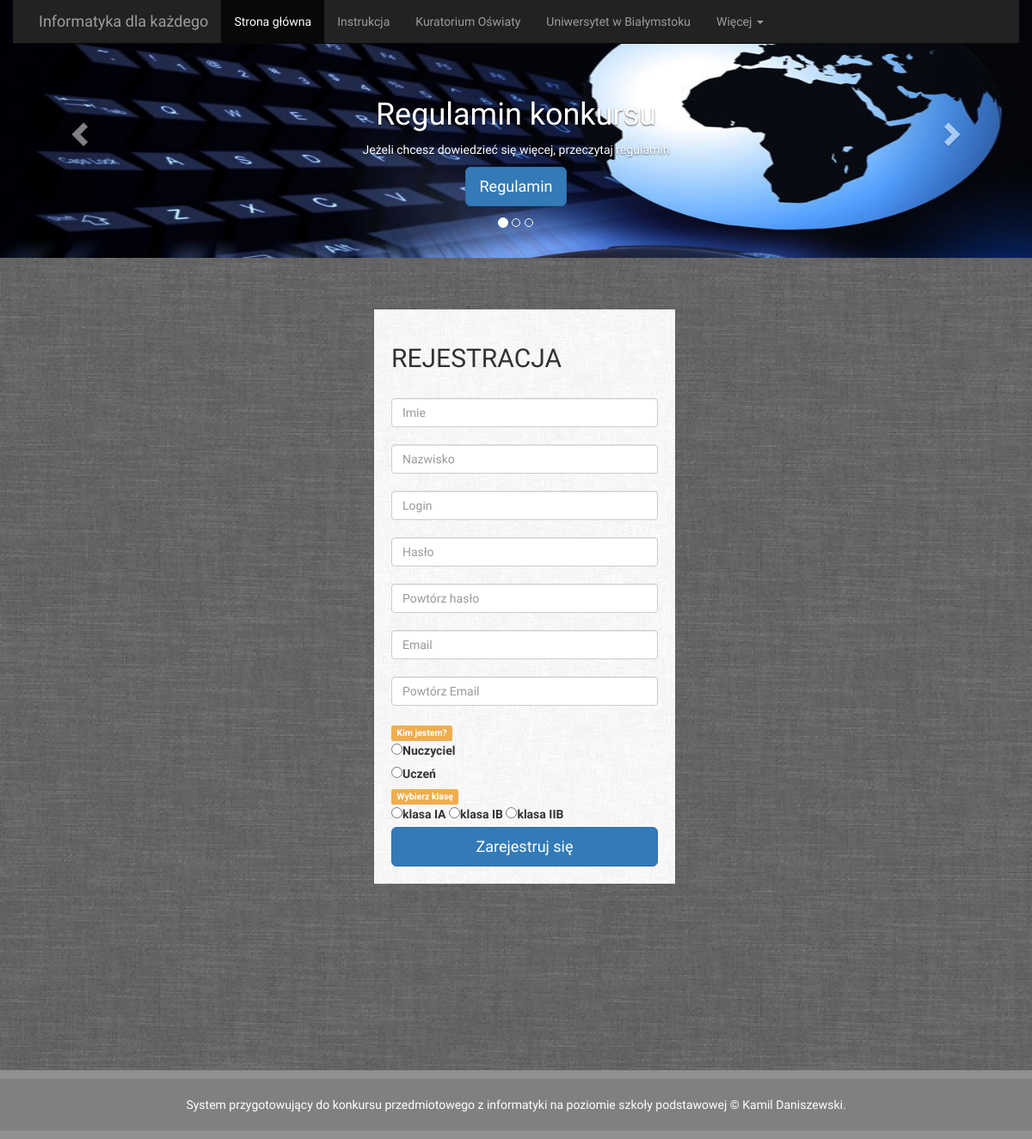
/register.php, run on the app's committed database.
### tables this page shows
CREATE TABLE `klasy` (
  `id_klasy` int(11) NOT NULL,
  `nazwa` text NOT NULL
);

### register.php (the view, shortened to what this page needs)
<?php
require 'conf.php';
require 'header.php';
?>
<div class="container logowanie">
	<div class="row">
		<div class="col-lg-4">
		</div>
		<div class="col-lg-4">
			<div class="container">
						<div class="panel2">
							<form class="form-signin" method="post" action="register.php">
								<h2 class="form-signin-heading">REJESTRACJA</h2>
								<input type="text" name="imie" maxlength="15" id="imie" class="form-control" placeholder="Imie" required autofocus>
								<input type="text" name="nazwisko" maxlength="50" id="nazwisko" class="form-control" placeholder="Nazwisko" required autofocus>
								<input type="text" name="login" maxlength="32" id="login" class="form-control" placeholder="Login" required autofocus>
								<input type="password" name="password" id="inputPassword" class="form-control" placeholder="Hasło" required>
								<input type="password" name="password_v" id="inputPassword_v" class="form-control" placeholder="Powtórz hasło" required>
								<input type="email" name="email" maxlength="255" class="form-control" placeholder="Email" id="email" required>
								<input type="email" name="email_v" maxlength="255" class="form-control" placeholder="Powtórz Email" id="email_v" required>
								<span class="label label-warning">Kim jestem?</span>
									<label>
										<input type="radio" name="role" value="nauczyciel">Nuczyciel
									</label>
									<label>
										<input type="radio" name="role" value="uczen">Uczeń
									</label>
								<span class="label label-warning">Wybierz klasę</span>
								<?php
								$klasy = $db->query("SELECT id_klasy, nazwa FROM klasy ORDER BY nazwa");
								while ($i = $klasy->fetch_assoc()) {
									echo '<label>
										<input type="radio" name="klasa" value="'.$i['id_klasy'].'">'.$i["nazwa"].'
									</label> ';
								} $klasy->free(); ?>
								<button class="btn btn-lg btn-primary btn-block" type="submit">Zarejestruj się</button>
							</form>
						  </div>
			</div>
		</div>
		<div class="col-lg-4">
		</div>
	</div>
</div>
	<?php
	require 'footer.php';

### style.css (style rules this page uses)
.panel2 { width:350px; padding:20px; background-image: url("images/panel.png"); }
.logowanie { margin-bottom:217px; }
.logowanie .container { width:380px; }

### header.php (style rules this page uses)
body { background: url('images/tlo3.png'); }
body { font-family: 'Cardo', serif; }

### data on the page
klasy: nazwa "klasa IA"
klasy: nazwa "klasa IB"
klasy: nazwa "klasa IIB"
